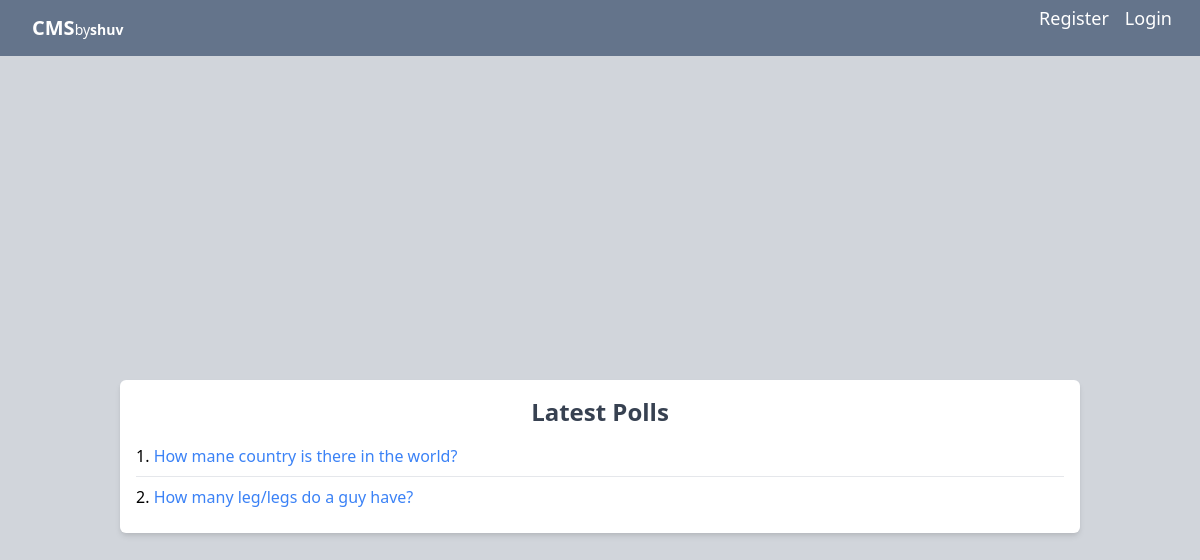
Screenshot of /polls/ with the database file from the repository.
### app_polls/models.py (models this page shows, shortened)
class Question(models.Model):
    question_text = models.CharField(max_length=200)
    pub_date = models.DateTimeField('date published')

### app_polls/views.py (the view)
# urls.py: path("", views.index, name="index"),
def index(request):
    latest_question_list = Question.objects.order_by("-pub_date")[:5]
    user_id = request.session.get('user_id')
    profile = get_user_profile(user_id)
    context = {"latest_question_list": latest_question_list,
               'is_authenticated': request.user.is_authenticated,
               "profile": profile}
    return render(request, "app_polls/index.html", context)

### app_cms/utils.py (called while the page is built)
def get_user_profile(user_id):
    try:
        return SimpleUser.objects.get(id=user_id)
    except SimpleUser.DoesNotExist:
        return None

### app_polls/templates/app_polls/index.html
{% extends "base.html" %}
{% load static %}
{% block content %}
    <link href="https://cdn.jsdelivr.net/npm/tailwindcss@2.2.19/dist/tailwind.min.css" rel="stylesheet">
    <div class="min-h-screen bg-gray-300 flex flex-col -top-[10%] justify-center">
        <div class="w-[80%] relative top-0 mx-auto p-4 bg-white shadow-md rounded-md space-y-4">
            {% if latest_question_list %}
                <h2 class="text-2xl font-semibold text-center text-gray-700 mb-4">Latest Polls</h2>
                <ul class="space-y-2">
                {% for question in latest_question_list %}
                    <li class="border-b last:border-b-0 pb-2">
                        <span class="text-md text-black mb-2 sm:mb-0">{{ forloop.counter }}.</span>
                        <a href="{% url 'app_polls:detail' question.id %}" class="text-blue-500 hover:underline">{{ question.question_text }}</a>
                    </li>
                {% endfor %}
                </ul>
            {% else %}
                <p class="text-center text-gray-500">No app_polls are available.</p>
            {% endif %}
        </div>
    </div>
{% endblock %}

### rows the page displays
Question: question_text "How mane country is there in the world?"
Question: question_text "How many leg/legs do a guy have?"
